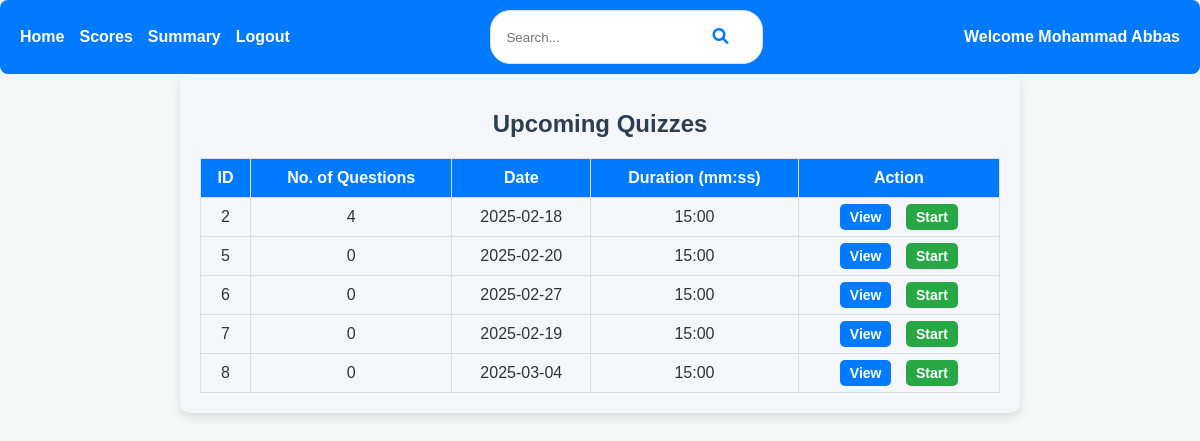
Page /user/dashboard (signed in) on the earlier database version.
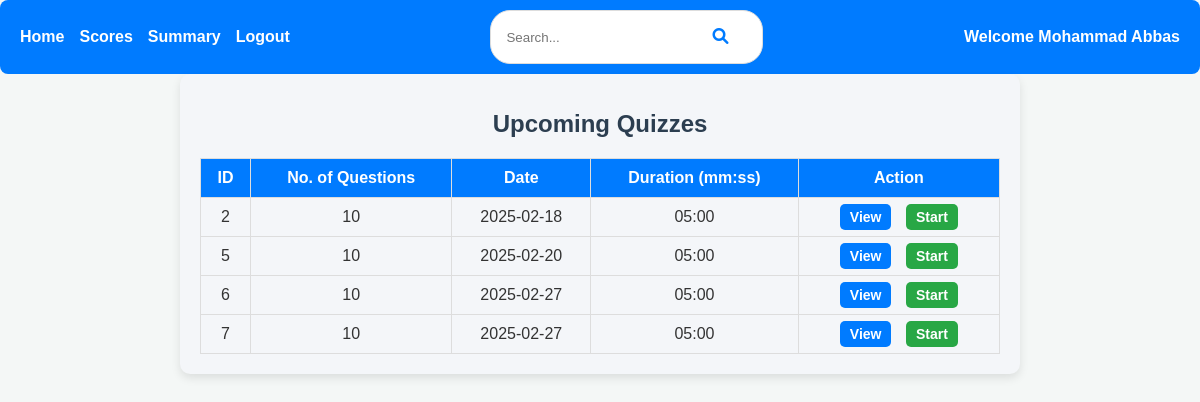
Same page on the later database version.
### backend/models.py (models this page shows)
class Quiz(db.Model):
    __tablename__ = 'quiz'
    id = db.Column(db.Integer, primary_key=True)
    chapter_id = db.Column(db.Integer, db.ForeignKey('chapter.id', ondelete="CASCADE"), nullable=False)
    date_of_quiz = db.Column(db.Date, nullable=False)
    duration_seconds = db.Column(db.Integer, nullable=False)
    remarks = db.Column(db.Text)
    questions = db.relationship('Question', backref='quiz', lazy='subquery', cascade='all, delete-orphan')
    scores = db.relationship('Score', backref='quiz', lazy='dynamic', cascade='all, delete-orphan')

### backend/controllers.py (the view)
@app.route('/user/dashboard')
def user_dashboard():
    user_email = session.get('user_email')  # Assuming email is stored in the session
    user = User_Info.query.filter_by(email=user_email).first() if user_email else None
    if not user:
        return redirect('/login')  # Redirect to login if no user found
    from datetime import datetime
    quizzes = Quiz.query.filter(Quiz.date_of_quiz >= datetime.now()).all()
    return render_template('user/user_dashboard.html', user=user, quizzes=quizzes)

### templates/user/user_dashboard.html (shortened to what this page needs)
{% extends "user/user_base.html" %}
{% block content %}
<div class="dashboard">
    <h1>Upcoming Quizzes</h1>
    <table>
        <thead>
            <tr>
                <th>ID</th>
                <th>No. of Questions</th>
                <th>Date</th>
                <th>Duration (mm:ss)</th>
                <th>Action</th>
            </tr>
        </thead>
        <tbody>
            {% for quiz in quizzes %}
            <tr>
                <td>{{ quiz.id }}</td>
                <td>{{ quiz.questions|length }}</td>
                <td>{{ quiz.date_of_quiz.strftime('%Y-%m-%d') if quiz.date_of_quiz else 'N/A' }}</td>
                <td>
                    {% if quiz.duration_seconds %}
                        {{ "%02d:%02d" | format((quiz.duration_seconds % 3600) / 60,
                                                quiz.duration_seconds % 60) }}
                    {% else %}
                        00:00
                    {% endif %}
                </td>
                <td>
                    <a href="{{ url_for('user_view_quiz', quiz_id=quiz.id) }}" class="btn view">View</a>
                    <a href="{{ url_for('user_start_quiz', quiz_id=quiz.id) }}" class="btn start">Start</a>
                </td>
            </tr>
            {% endfor %}
        </tbody>
    </table>
</div>
{% endblock %}

Differences in the rows shown:
removed Quiz: id "8", questions|length "0", date_of_quiz "2025-03-04", duration_seconds "15:00"
changed Quiz id 2: questions|length "4" → "10"; duration_seconds "15:00" → "05:00"
changed Quiz id 5: questions|length "0" → "10"; duration_seconds "15:00" → "05:00"
changed Quiz id 6: questions|length "0" → "10"; duration_seconds "15:00" → "05:00"
changed Quiz id 7: questions|length "0" → "10"; date_of_quiz "2025-02-19" → "2025-02-27"; duration_seconds "15:00" → "05:00"
